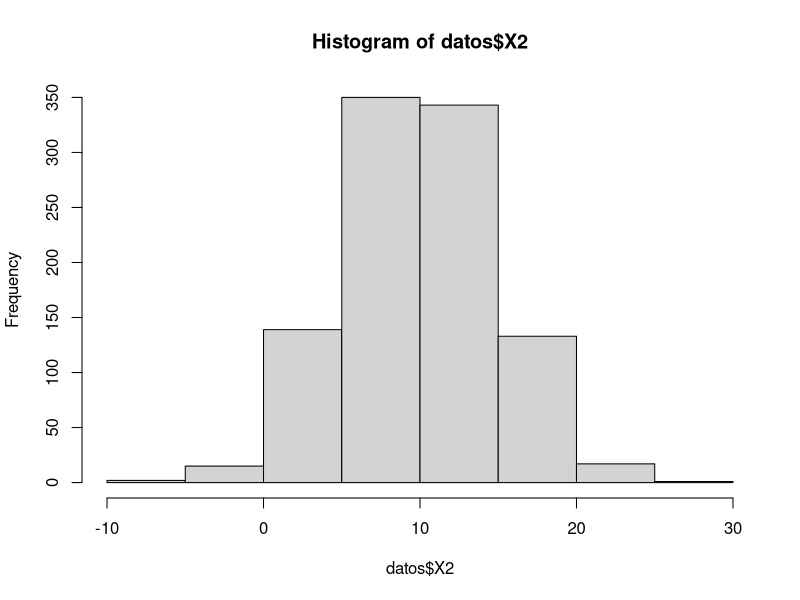
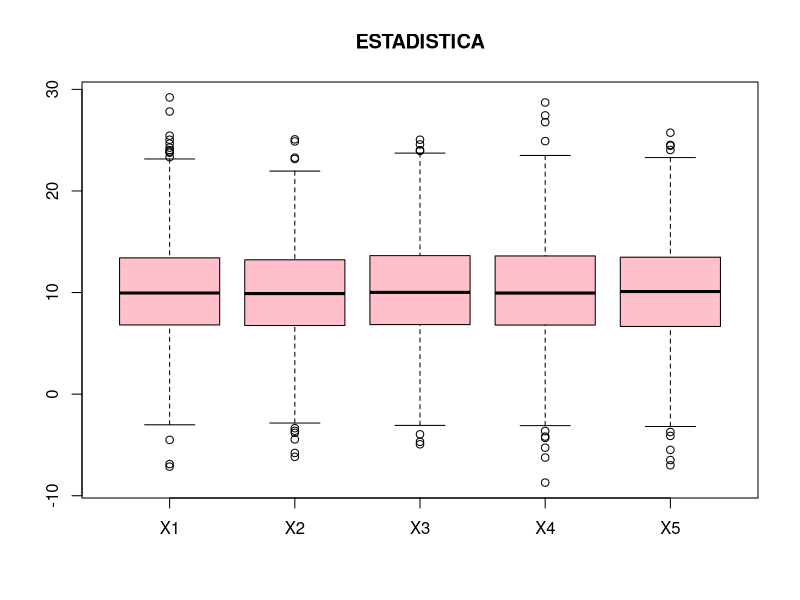
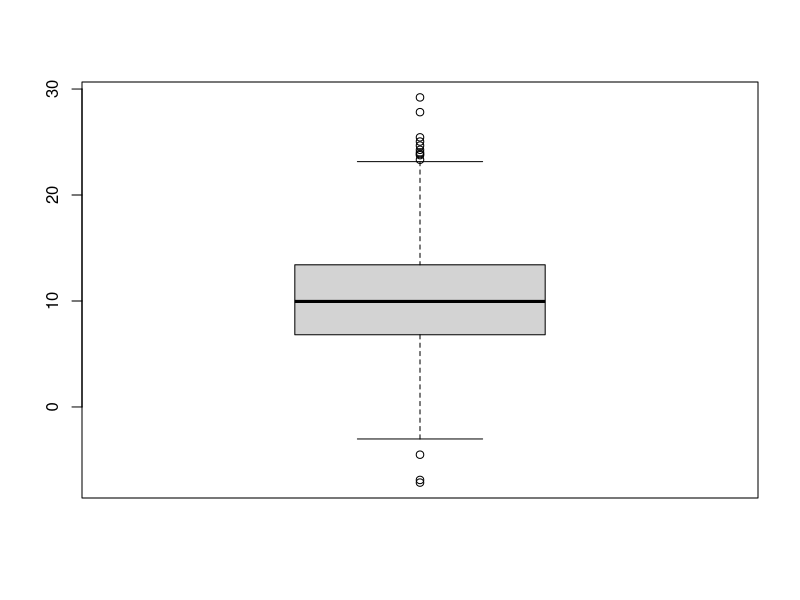

These figures' R source, in order:
# IMPORTE DE LIBRERIAS
library(readxl)

# SETEAR O DIRECCIONAR A MI DIRECTORIO DE TRABAJO
repositorio_datos <- "C:\\Users\\fing.labcom\\Documents\\Probabilidad"


setwd(repositorio_datos)

# LEER DATOS
# sheet lee el nombre de la hoja de archivo excel
datos <- read_xlsx("datos_normales.xlsx", sheet = "Datos")

# ESTADISTICA TOTAL DATOS
summary(datos)

# PARTE DE LOS DATOS
summary(datos$X3)

str(datos)

# SIMETRIA DE LOS DATOS
  hist(datos$X2)

# DIAGRAMA DE CAJAS Y BIGOTES GENERAL
boxplot(datos,main="ESTADISTICA", col = "pink", horizontal =FALSE)

# DIAGRAMA DE CAJAS Y BIGOTES PARTE
boxplot(datos$X1)
